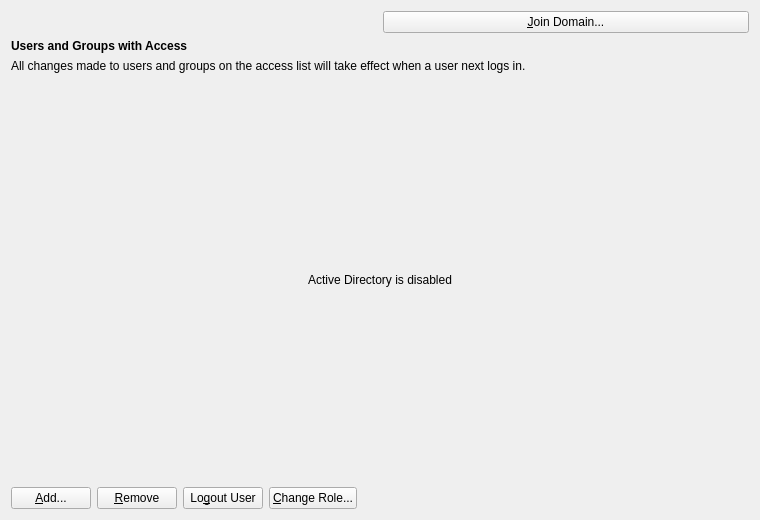
<?xml version="1.0" encoding="UTF-8"?>
<ui version="4.0">
 <class>AdTabPage</class>
 <widget class="QWidget" name="AdTabPage">
  <property name="geometry">
   <rect>
    <x>0</x>
    <y>0</y>
    <width>760</width>
    <height>520</height>
   </rect>
  </property>
  <layout class="QVBoxLayout" name="mainLayout">
   <item>
    <layout class="QHBoxLayout" name="headerLayout">
     <item>
      <widget class="QLabel" name="labelBlurb">
       <property name="wordWrap">
        <bool>true</bool>
       </property>
      </widget>
     </item>
     <item>
      <widget class="QPushButton" name="buttonJoinLeave">
       <property name="text">
        <string>&amp;Join Domain...</string>
       </property>
      </widget>
     </item>
    </layout>
   </item>
   <item>
    <widget class="QLabel" name="labelUsersTitle">
     <property name="font">
      <font>
       <bold>true</bold>
      </font>
     </property>
     <property name="text">
      <string>Users and Groups with Access</string>
     </property>
    </widget>
   </item>
   <item>
    <widget class="QLabel" name="labelChangesNote">
     <property name="text">
      <string>All changes made to users and groups on the access list will take effect when a user next logs in.</string>
     </property>
     <property name="wordWrap">
      <bool>true</bool>
     </property>
    </widget>
   </item>
   <item>
    <widget class="QStackedWidget" name="listStack">
     <widget class="QWidget" name="pageDisabled">
      <layout class="QVBoxLayout" name="disabledLayout">
       <item>
        <widget class="QLabel" name="labelGridViewDisabled">
         <property name="text">
          <string>Active Directory is disabled</string>
         </property>
         <property name="alignment">
          <set>Qt::AlignCenter</set>
         </property>
        </widget>
       </item>
      </layout>
     </widget>
     <widget class="QWidget" name="pageSubjects">
      <layout class="QVBoxLayout" name="subjectsLayout">
       <property name="leftMargin">
        <number>0</number>
       </property>
       <property name="topMargin">
        <number>0</number>
       </property>
       <property name="rightMargin">
        <number>0</number>
       </property>
       <property name="bottomMargin">
        <number>0</number>
       </property>
       <item>
        <widget class="QTableWidget" name="tableSubjects">
         <property name="contextMenuPolicy">
          <enum>Qt::CustomContextMenu</enum>
         </property>
         <property name="editTriggers">
          <set>QAbstractItemView::NoEditTriggers</set>
         </property>
         <property name="selectionMode">
          <enum>QAbstractItemView::ExtendedSelection</enum>
         </property>
         <property name="selectionBehavior">
          <enum>QAbstractItemView::SelectRows</enum>
         </property>
         <property name="sortingEnabled">
          <bool>true</bool>
         </property>
         <property name="wordWrap">
          <bool>false</bool>
         </property>
         <attribute name="verticalHeaderVisible">
          <bool>false</bool>
         </attribute>
         <attribute name="horizontalHeaderStretchLastSection">
          <bool>true</bool>
         </attribute>
         <column>
          <property name="text">
           <string/>
          </property>
         </column>
         <column>
          <property name="text">
           <string/>
          </property>
         </column>
         <column>
          <property name="text">
           <string>Subject</string>
          </property>
         </column>
         <column>
          <property name="text">
           <string>Roles</string>
          </property>
         </column>
         <column>
          <property name="text">
           <string>Logged In</string>
          </property>
         </column>
        </widget>
       </item>
      </layout>
     </widget>
    </widget>
   </item>
   <item>
    <layout class="QHBoxLayout" name="buttonsLayout">
     <item>
      <widget class="QPushButton" name="buttonAdd">
       <property name="text">
        <string>&amp;Add...</string>
       </property>
      </widget>
     </item>
     <item>
      <widget class="QPushButton" name="buttonRemove">
       <property name="text">
        <string>&amp;Remove</string>
       </property>
      </widget>
     </item>
     <item>
      <widget class="QPushButton" name="buttonLogout">
       <property name="text">
        <string>Lo&amp;gout User</string>
       </property>
      </widget>
     </item>
     <item>
      <widget class="QPushButton" name="buttonChangeRoles">
       <property name="text">
        <string>&amp;Change Role...</string>
       </property>
      </widget>
     </item>
     <item>
      <spacer name="buttonsSpacer">
       <property name="orientation">
        <enum>Qt::Horizontal</enum>
       </property>
       <property name="sizeHint" stdset="0">
        <size>
         <width>20</width>
         <height>10</height>
        </size>
       </property>
      </spacer>
     </item>
    </layout>
   </item>
  </layout>
 </widget>
 <resources/>
 <connections/>
</ui>
